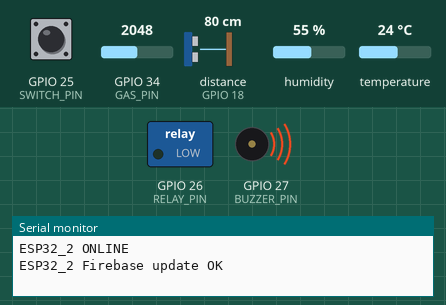
Bench run of a sketch on a simulated ESP32. On the bench: switched loads named in the sketch (green lamp = pin HIGH), buzzer (waves = sounding, pin HIGH), the last lines printed to the serial monitor. Wiring (inferred from the names in the program): ultrasonic range finder: trigger GPIO 5; echo GPIO 18. Inputs (shaded band) come from the test bench; at power-on: GPIO 25 (SWITCH_PIN) HIGH, GPIO 34 (GAS_PIN) = 2048, distance to the obstacle (sensor on GPIO 18) 80 cm, humidity 55 %, temperature 24 °C. The echo pulse lasts 58.3 µs per cm; WiFi joins after 1.5 s; servers stay silent unless stated; uploads are accepted with an empty reply; pins used as bus, display or sensor lines are not drawn.

Above: at 2.9 s.
3.0 s: GPIO 25 (SWITCH_PIN) pulled LOW for 2.25 s
At 5.1 s:
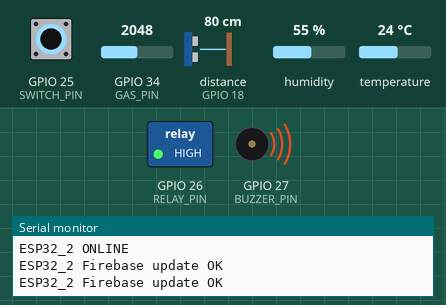
7.2 s: GPIO 34 (GAS_PIN) set to 1827
9.8 s: GPIO 34 (GAS_PIN) set to 1766
At 12.1 s:
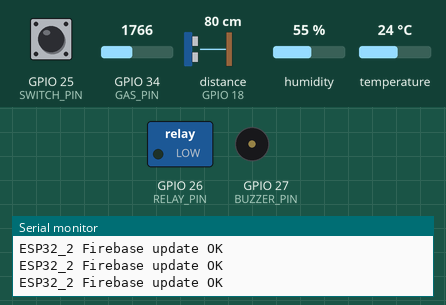
12.9 s: GPIO 25 (SWITCH_PIN) pulled LOW for 2.25 s
At 13.9 s:
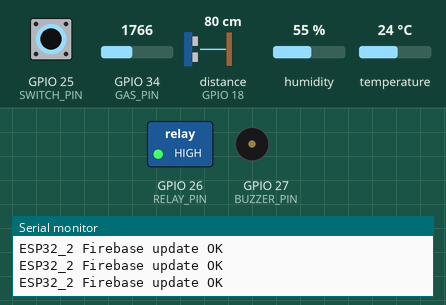
16.7 s: distance to the obstacle (sensor on GPIO 18) set to 12 cm
19.3 s: distance to the obstacle (sensor on GPIO 18) set to 9 cm
At 21.6 s:
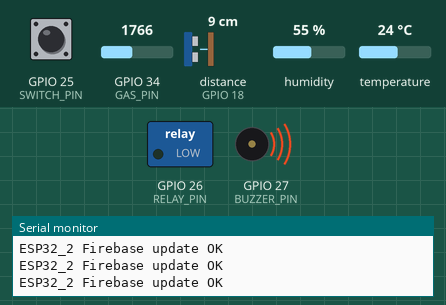
Timing chart, 0 to 23.1 s (numbered marks = the images above; inputs shaded):
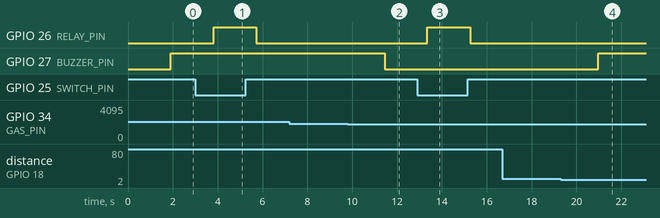

Measured:
- the behaviour switches between 1801 and 1800 on GPIO 34 (GAS_PIN) (found by bisection; images 1 and 2)
- the behaviour switches between 11 and 10 cm on distance to the obstacle (sensor on GPIO 18) (found by bisection; images 3 and 4)
- after the input at 3.0 s, GPIO 26 (RELAY_PIN): LOW → HIGH after 0.81 s, → LOW 1.9 s later
- after the input at 9.8 s, GPIO 27 (BUZZER_PIN): HIGH → LOW after 1.7 s
- after the input at 12.9 s, GPIO 26 (RELAY_PIN): LOW → HIGH after 0.45 s, → LOW 1.9 s later
- after the input at 19.3 s, GPIO 27 (BUZZER_PIN): LOW → HIGH after 1.7 s

The sketch:

ESP2.ino
```cpp
#include <WiFi.h>
#include <WiFiClientSecure.h>
#include <HTTPClient.h>
#include <ArduinoJson.h>
#include "DHT.h"

// -------- WIFI --------
#define WIFI_SSID     "Masud Plays"
#define WIFI_PASSWORD "44444444"

// -------- FIREBASE --------
#define FIREBASE_HOST "https://homeautomationesp32-bc13f-default-rtdb.asia-southeast1.firebasedatabase.app"
#define DEVICE_PATH   "/devices/esp32_2"

// -------- PINS (UNCHANGED) --------
#define TRIG_PIN     5
#define ECHO_PIN     18
#define DHTPIN       4
#define DHTTYPE      DHT22
#define GAS_PIN      34
#define BUZZER_PIN   27
#define RELAY_PIN    26
#define SWITCH_PIN   25

DHT dht(DHTPIN, DHTTYPE);
WiFiClientSecure client;
HTTPClient https;

// -------- HELPERS --------
void firebasePUT(String path, JsonDocument &doc) {
  https.begin(client, String(FIREBASE_HOST) + path + ".json");
  https.addHeader("Content-Type", "application/json");
  String payload;
  serializeJson(doc, payload);
  https.PUT(payload);
  https.end();
}

// -------- SETUP --------
void setup() {
  Serial.begin(115200);

  pinMode(TRIG_PIN, OUTPUT);
  pinMode(ECHO_PIN, INPUT);
  pinMode(GAS_PIN, INPUT);
  pinMode(BUZZER_PIN, OUTPUT);
  pinMode(RELAY_PIN, OUTPUT);
  pinMode(SWITCH_PIN, INPUT_PULLUP);

  digitalWrite(BUZZER_PIN, LOW);
  digitalWrite(RELAY_PIN, LOW);

  dht.begin();

  WiFi.begin(WIFI_SSID, WIFI_PASSWORD);
  while (WiFi.status() != WL_CONNECTED) delay(500);

  client.setInsecure();

  // -------- PUSH INFO --------
  StaticJsonDocument<128> info;
  info["ip"] = WiFi.localIP().toString();
  info["status"] = "online";
  firebasePUT(String(DEVICE_PATH) + "/info", info);

  Serial.println("ESP32_2 ONLINE");
}

// -------- LOOP --------
void loop() {

  // -------- READ CONTROL --------
  https.begin(client, String(FIREBASE_HOST) + DEVICE_PATH + "/control.json");
  https.GET();
  String control = https.getString();
  https.end();

  bool pumpFirebase = control.indexOf("\"pump\":1") >= 0;
  bool sourceFirebase = control.indexOf("\"source\":\"firebase\"") >= 0;

  bool manualSwitch = digitalRead(SWITCH_PIN) == LOW;

  bool pumpState = sourceFirebase ? pumpFirebase : manualSwitch;
  digitalWrite(RELAY_PIN, pumpState ? HIGH : LOW);

  // -------- ULTRASONIC --------
  digitalWrite(TRIG_PIN, LOW);
  delayMicroseconds(2);
  digitalWrite(TRIG_PIN, HIGH);
  delayMicroseconds(10);
  digitalWrite(TRIG_PIN, LOW);

  long duration = pulseIn(ECHO_PIN, HIGH, 30000);
  float distance = duration == 0 ? 0 : duration * 0.034 / 2;

  int waterLevel = (distance <= 10) ? 2 : (distance <= 20 ? 1 : 0);

  // -------- DHT --------
  float temp = dht.readTemperature();
  float hum  = dht.readHumidity();
  if (isnan(temp) || isnan(hum)) temp = hum = 0;

  // -------- GAS --------
  int gas = analogRead(GAS_PIN);

  bool danger = (gas > 1800 || waterLevel == 2);
  digitalWrite(BUZZER_PIN, danger ? HIGH : LOW);

  // -------- PUSH SENSORS --------
  StaticJsonDocument<256> sensors;
  sensors["distance_cm"] = distance;
  sensors["water_level"] = waterLevel;
  sensors["temperature"] = temp;
  sensors["humidity"] = hum;
  sensors["gas"] = gas;
  sensors["danger"] = danger;

  firebasePUT(String(DEVICE_PATH) + "/sensors", sensors);

  Serial.println("ESP32_2 Firebase update OK");
  delay(1500);
}
```
